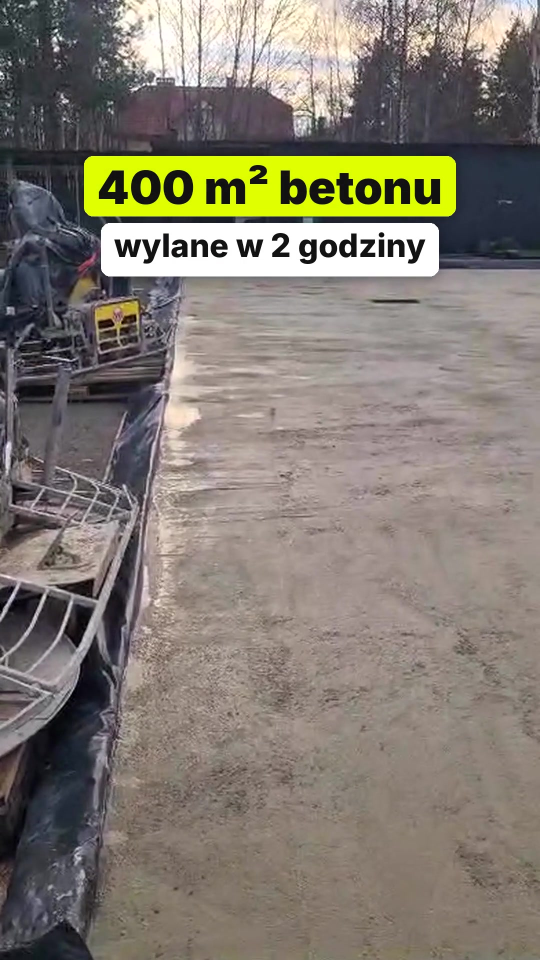
#> input picture social/2026-11-20_plyta_400m2_sochaczew/okladka_reel.jpg, 1080 x 1920 px, given in place of logo.jpg, which was not available (shown at 1/2 size)
$ python build.py ../../2026-11-20_plyta_400m2_sochaczew/okladka_reel.jpg
#> lines starting #> are read from the running program, lines starting #| are printed output that depends on the picture
import subprocess, os, sys, math, shutil
import numpy as np
from PIL import Image, ImageDraw, ImageFont
S=os.path.dirname(os.path.abspath(__file__)); STAB=f"{S}/stab.mp4"
OUT="/home/user/Benon/social/2026-11-20_plyta_400m2_sochaczew"
W,H,FPS=1080,1920,30; X=0.45
YEL=(223,255,26); WHITE=(255,255,255); DARK=(15,17,20)
FB="/usr/share/fonts/opentype/inter/Inter-Black.otf"; FXB="/usr/share/fonts/opentype/inter/Inter-ExtraBold.otf"
FBo="/usr/share/fonts/opentype/inter/Inter-Bold.otf"; FSB="/usr/share/fonts/opentype/inter/Inter-SemiBold.otf"
_fc={}
# [4 lines left out: function F, not called in this run]
# shots: (src_a, src_b, speed, zoom_from, zoom_to)
SHOTS=[(1.6,4.9,1.0,1.00,1.07),   # row of trowels on slab edge
       (6.6,12.2,1.45,1.04,1.00), # slab wide pan
       (16.2,20.2,1.1,1.00,1.06), # trowels close w/ TOI TOI
       (28.5,30.3,0.9,1.06,1.00), # trowels row close
       (24.0,28.0,1.0,1.00,1.05), # BENON crew
       (12.4,14.8,1.0,1.00,1.06), # wet surface
       (32.4,35.9,1.0,1.00,1.05)] # wide panorama
END=3.6
durs=[(b-a)/sp for a,b,sp,_,_ in SHOTS]+[END]
starts=[];t=0
for d in durs: starts.append(t); t+=d-X
TOTAL=starts[-1]+durs[-1]
def seg(i): return starts[i], starts[i]+durs[i]

# [24 lines left out: function build_base, not called in this run]

# ---------- graphics helpers ----------
def ease(x): x=max(0,min(1,x)); return 1-(1-x)**3
def fade_ab(t,t0,t1,fi=0.5,fo=0.35):
    return min(ease((t-t0)/fi), ease((t1-t)/fo)) if t0<=t<=t1 else 0
# [6 lines left out: function text, not called in this run]
def white_logo(w):
#> called with w = 250
    lg=Image.open("/home/user/Benon/logo.jpg").convert("L"); lg=lg.resize((w,int(lg.height*w/lg.width)),Image.LANCZOS)
#> after `lg = Image.open('/home/user/Benon/logo.jpg').convert('L')`:
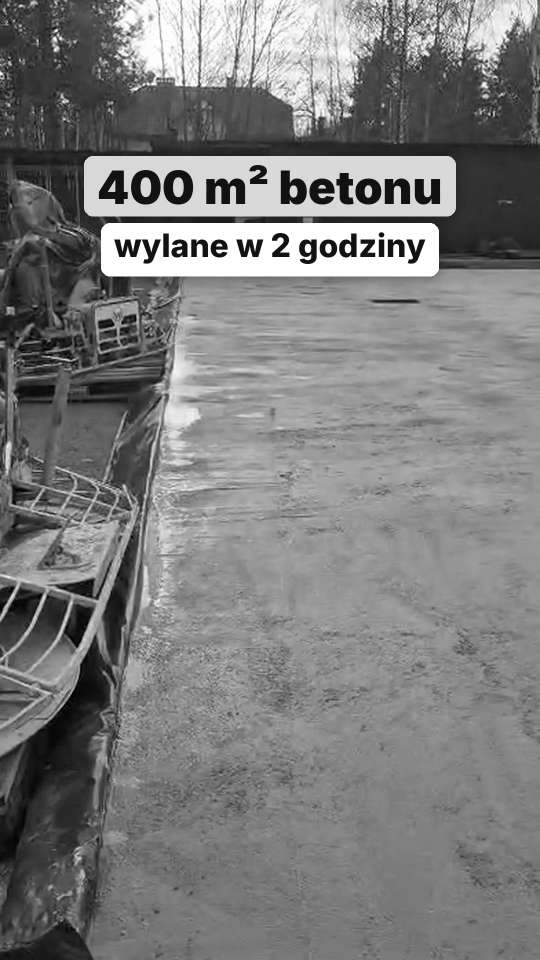
#> lg: PIL image 1080x1920 L (shown at 1/2 size); min 0, max 255, mean 125.7
#> after `lg = lg.resize((w, int(lg.height * w / lg.width)), Image.LANCZOS)`:
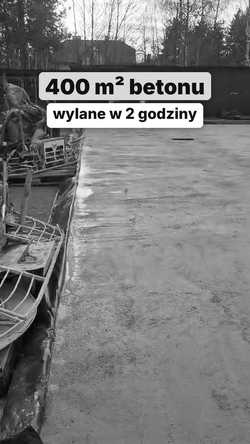
#> lg: PIL image 250x444 L; min 0, max 255, mean 125.6
    a=np.clip((235-np.asarray(lg,dtype=float))/(235-100),0,1)*255
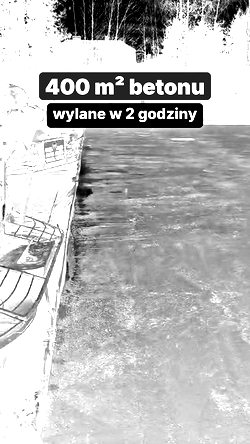
#> a: shape (444, 250) float64; min 0, max 255, mean 185.6
    im=Image.new("RGBA",lg.size,(255,255,255,0)); im.putalpha(Image.fromarray(a.astype(np.uint8))); return im
LOGO_S=white_logo(250); LOGO_L=white_logo(780)
#> call 2 of white_logo, with w = 780
#> in white_logo (call 2), `a=np.clip((235-np.asarray(lg,dtype=float))/(235-100),0,1)*255`:
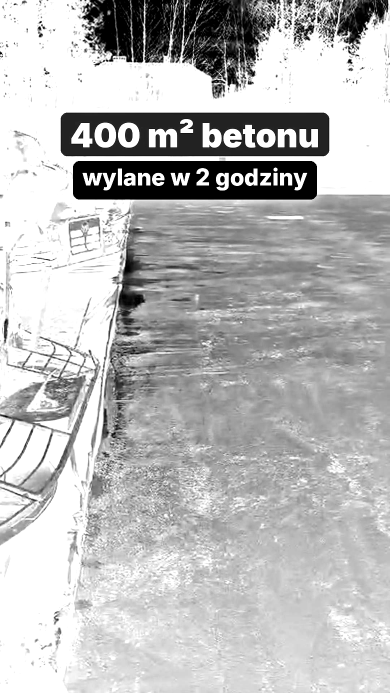
#> a: shape (1386, 780) float64 (shown at 1/2 size); min 0, max 255, mean 185.1
def grad(h0,h1,a0,a1):
    g=np.zeros((H,W,4),np.uint8); ys=np.arange(H)
    a=np.clip((ys-h0)/(h1-h0),0,1); a=a0+(a1-a0)*a**1.4
    g[...,3]=(a*255).astype(np.uint8)[:,None]; g[...,:3]=8; return Image.fromarray(g,"RGBA")
G_BOT=grad(950,1700,0,0.78); G_TOP=Image.fromarray(np.asarray(grad(-1,360,0.55,0))*np.array([1,1,1,1])*(np.arange(H)<360)[:,None,None],"RGBA") if False else Image.fromarray((np.asarray(grad(-1,360,0.55,0)).astype(float)*(np.arange(H)<360)[:,None,None]).astype(np.uint8),"RGBA")
#> after `G_BOT = grad(950, 1700, 0, 0.78)`:
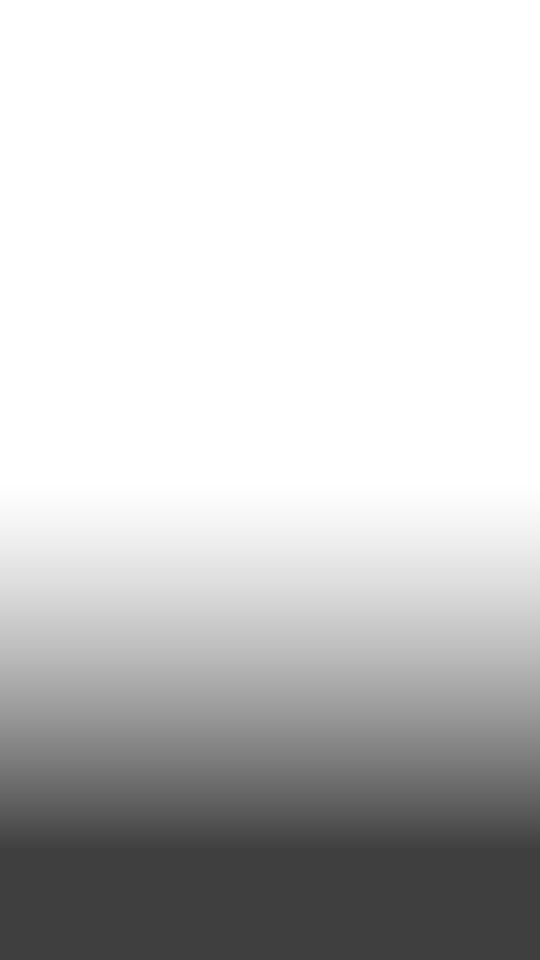
#> G_BOT: PIL image 1080x1920 RGBA (shown at 1/2 size); mean R, G, B, A 8, 8, 8, 54.8; transparent parts drawn white
#> after `G_TOP = Image.fromarray(np.asarray(grad(-1, 360, 0.55, 0)) * np.array(`:
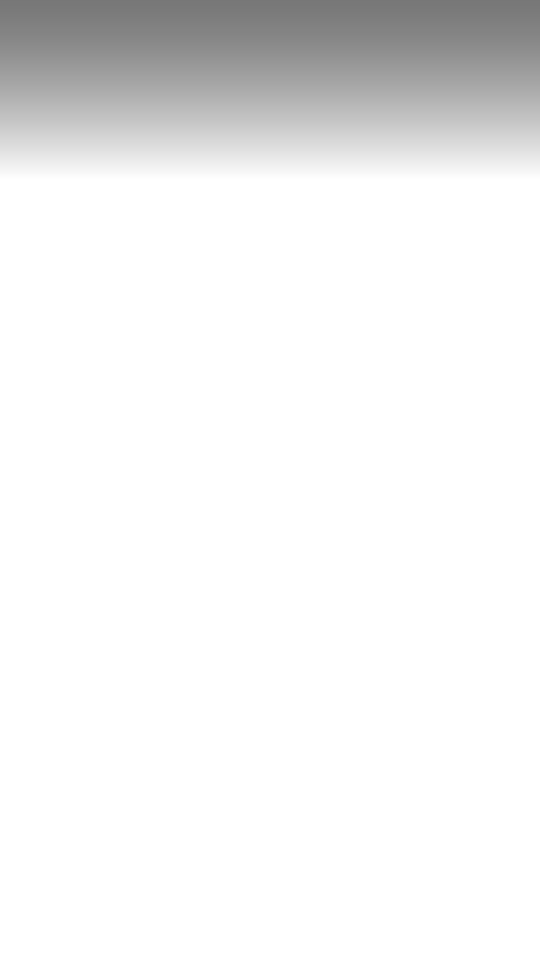
#> G_TOP: PIL image 1080x1920 RGBA (shown at 1/2 size); mean R, G, B, A 1.5, 1.5, 1.5, 15.3; transparent parts drawn white

# [110 lines left out: functions caption, counter, tracker, pin_chip, endcard, render and 1 more, not called in this run]

s=[seg(i) for i in range(len(SHOTS))]
def T(i): return s[i][0]+0.2
def E(i): return s[i][1]-X-0.05
REEL={"end1":"Posadzki przemysłowe od 2000 roku","end2":"Zapytaj o wycenę posadzki","items":[
 lambda L,t: counter(L,t,T(0),E(0),"PŁYTA FUNDAMENTOWA · HALA","betonu wylane w 2 godziny"),
 lambda L,t: caption(L,t,T(1),E(1),"01 · BETONOWANIE",["Płyta fundamentowa","z funkcją posadzki"],"fundament i posadzka hali w jednym",big=78),
 lambda L,t: caption(L,t,T(2),E(3),"SPRZĘT",["Zacieraczki","mechaniczne"],"gotowe do wejścia na beton"),
 lambda L,t: tracker(L,t,T(4),E(5),1 if t<s[5][0] else 2,y=1060),
 lambda L,t: caption(L,t,T(4),E(4),"02 · WIĄZANIE",["Czekamy, aż","beton zwiąże"],"wejście za wcześnie = ślady na posadzce",y=1190),
 lambda L,t: caption(L,t,T(5),E(5),"03 · ZACIERANIE",["15–20 h pracy"],"do zatarcia na gładko",y=1190),
 lambda L,t: caption(L,t,T(6),E(6),"REALIZACJA · LISTOPAD 2026",["Hala 400 m²"],None,y=1220),
 lambda L,t: pin_chip(L,t,T(6)+0.3,E(6),[("pin","Okolice Sochaczewa"),("truck","Beton: Atrans")],y=1420),
]}
TT={"end1":"Posadzki przemysłowe od 2000 roku","end2":"Jaki był Twój typ? Napisz w komentarzu","items":[
 lambda L,t: caption(L,t,T(0),E(0),"POV",["400 m² wylane","w 2 godziny…"],"a robota dopiero się zaczyna",big=88),
 lambda L,t: caption(L,t,T(1),E(1),"PŁYTA FUNDAMENTOWA",["Od razu","posadzka hali"],"jeden etap zamiast dwóch",big=88),
 lambda L,t: caption(L,t,T(2),E(3),"SPRZĘT",["Zacieraczki","czekają na start"],None),
 lambda L,t: tracker(L,t,T(4),E(5),1 if t<s[5][0] else 2,y=1060),
 lambda L,t: caption(L,t,T(4),E(4),"ZGADNIJ",["Ile godzin do","zatarcia na gładko?"],"odpowiedź za chwilę",y=1190,big=74),
 lambda L,t: caption(L,t,T(5),E(5),"ODPOWIEDŹ",["15–20 godzin"],"bez przerwy, aż będzie gładko",y=1190),
 lambda L,t: pin_chip(L,t,T(6),E(6),[("pin","Okolice Sochaczewa"),("truck","Beton: Atrans")],y=1300),
]}
if __name__=="__main__" and "base" in sys.argv: build_base()
if __name__=="__main__" and "reel" in sys.argv: finish(REEL,"reel","benon_reel_instagram")
if __name__=="__main__" and "tt" in sys.argv: finish(TT,"tt","benon_tiktok")
if __name__=="__main__" and "test" in sys.argv:
    os.makedirs(f"{S}/test",exist_ok=True)
    for cfg,tag in ((REEL,"reel"),(TT,"tt")):
        for i in range(len(SHOTS)):
            t=s[i][0]+min(1.6,durs[i]*0.6); L=Image.new("RGBA",(W,H),(0,0,0,0)); L.alpha_composite(G_BOT); L.alpha_composite(G_TOP); L.alpha_composite(LOGO_S,((W-LOGO_S.width)//2,130))
            for fn in cfg["items"]: fn(L,t)
            L.save(f"{S}/test/{tag}_{i}.png")
        L=Image.new("RGBA",(W,H),DARK+(255,)); endcard(L,starts[-1]+3,starts[-1],cfg); L.save(f"{S}/test/{tag}_end.png")
if __name__=="__main__": print("TOTAL",TOTAL, [round(x,2) for x in starts])

$ run again, on social/2026-11-20_plyta_400m2_sochaczew/okladka_tiktok.jpg
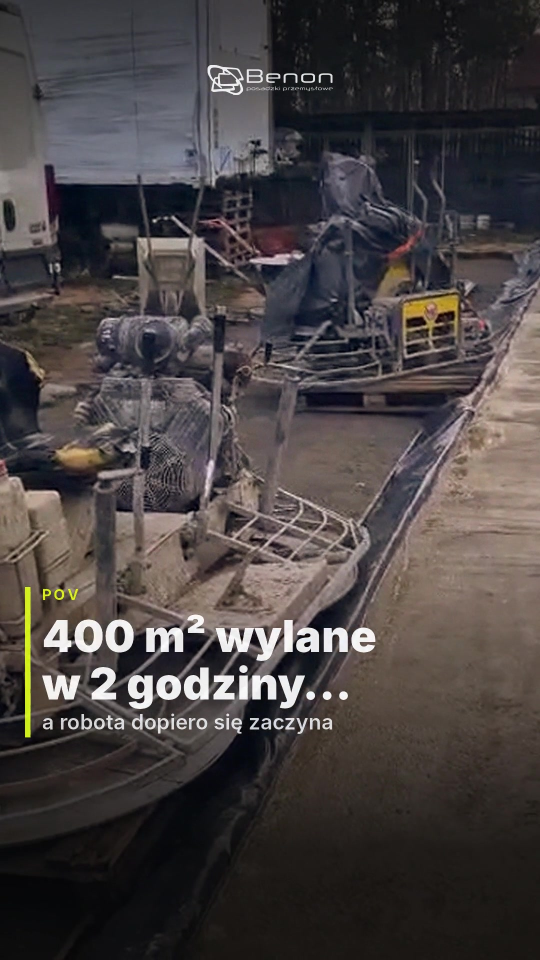
#> input picture social/2026-11-20_plyta_400m2_sochaczew/okladka_tiktok.jpg, 1080 x 1920 px, given in place of logo.jpg, which was not available (shown at 1/2 size)
#> lg: PIL image 250x444 L
#> in white_logo (call 2), `lg = lg.resize((w, int(lg.height * w / lg.width)), Image.LANCZOS)`:
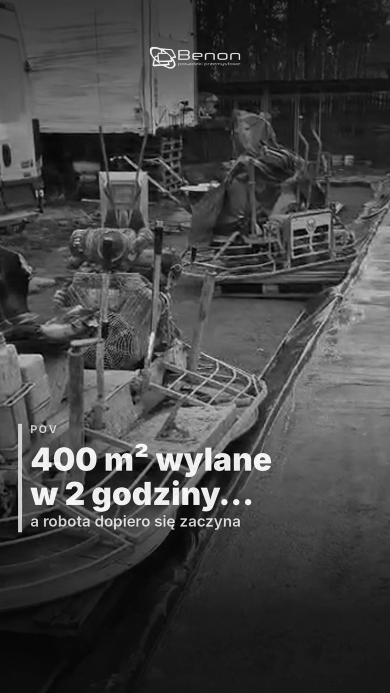
#> lg: PIL image 780x1386 L (shown at 1/2 size); min 0, max 255, mean 68.1
#> in white_logo (call 2), `a=np.clip((235-np.asarray(lg,dtype=float))/(235-100),0,1)*255`:
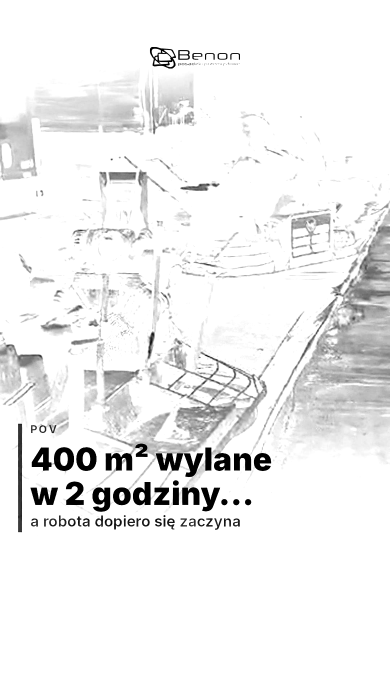
#> a: shape (1386, 780) float64 (shown at 1/2 size); min 0, max 255, mean 239.4
#> im: PIL image 780x1386 RGBA
